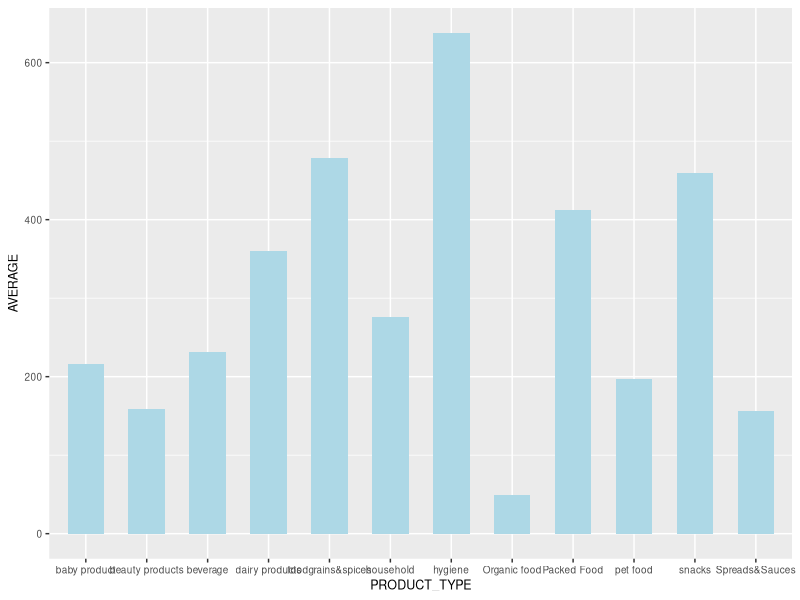
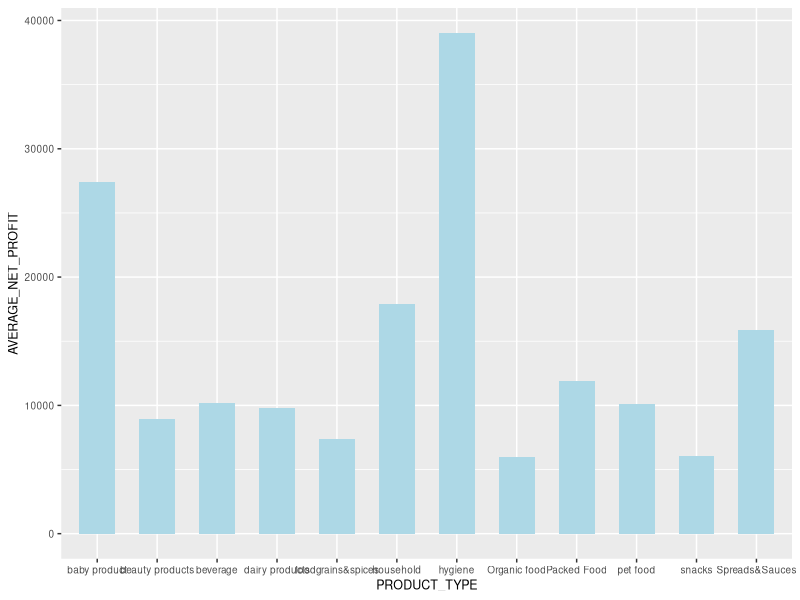
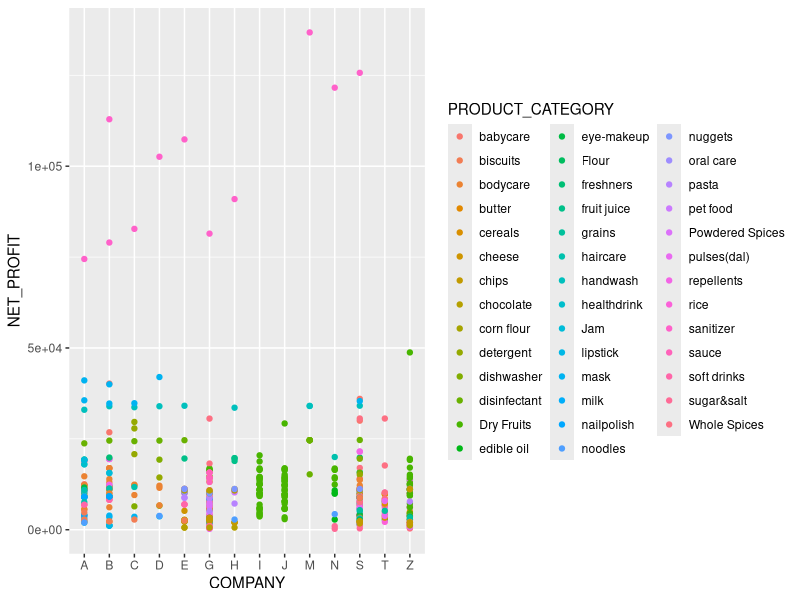
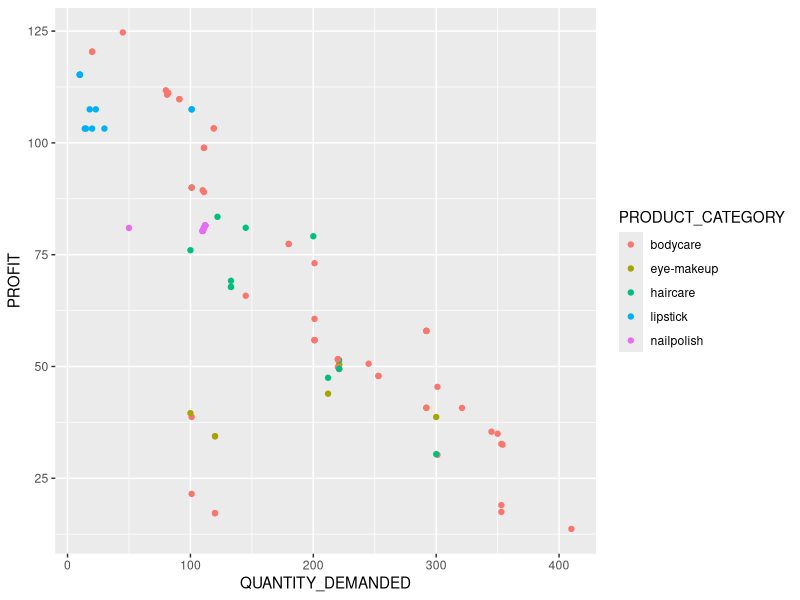

These charts were generated, in order, by the following R code:
### WELCOME TO DATA VISUALIZATION

##LET'S GET STARTED WITH COLUMN PLOT


### 8.COLUMN PLOT
### The package needed is dplyr and ggplot2
### TO INSTALL THE PACKAGE, RUN THE FOLLOWING:-

install.packages("ggplot2")


## LET'S LOAD THE PACKAGES
require(dplyr)
require(ggplot2)


###LOAD THE DATASET
store <-read.csv("FINAL DEPARTMENTAL STORE.csv")





#8.1.PLOT FOR AVERAGE_QUANTITY & PRODUCT_TYPE

store%>%group_by(PRODUCT_TYPE)%>%
summarise(AVERAGE=mean(QUANTITY_DEMANDED))%>%
ggplot(aes(x=PRODUCT_TYPE,y=AVERAGE))+geom_col(width = 0.6,fill="light blue")+
  theme(text = element_text(size = 9))

### ANOTHER EXAMPLE


#8.2.PLOT FOR AVERAGE_NET_PROFIT & PRODUCT_TYPE
store %>% group_by(PRODUCT_TYPE) %>% 
  
  summarise(AVERAGE_NET_PROFIT=mean(NET_PROFIT)) %>%
  ggplot(aes(x=PRODUCT_TYPE, y=AVERAGE_NET_PROFIT))+geom_col(width=0.6, fill="light blue")+ theme(text= element_text(size=9))


##### 9. SCATTER PLOT




##9.1. PLOT FOR NET_PROFIT & COMPANY 
store%>%
  ggplot(aes(x=COMPANY,y=NET_PROFIT,color=PRODUCT_CATEGORY))+geom_point()



### ANOTHER EXAMPLE

##9.2. PLOT FOR PROFIT  & QUANTITY_DEMANDED WHERE PRODUCT_TYPE == "beauty products"

store %>% filter(PRODUCT_TYPE == "beauty products") %>%
  ggplot(aes(x=QUANTITY_DEMANDED, y=PROFIT, color=PRODUCT_CATEGORY))+geom_point()


